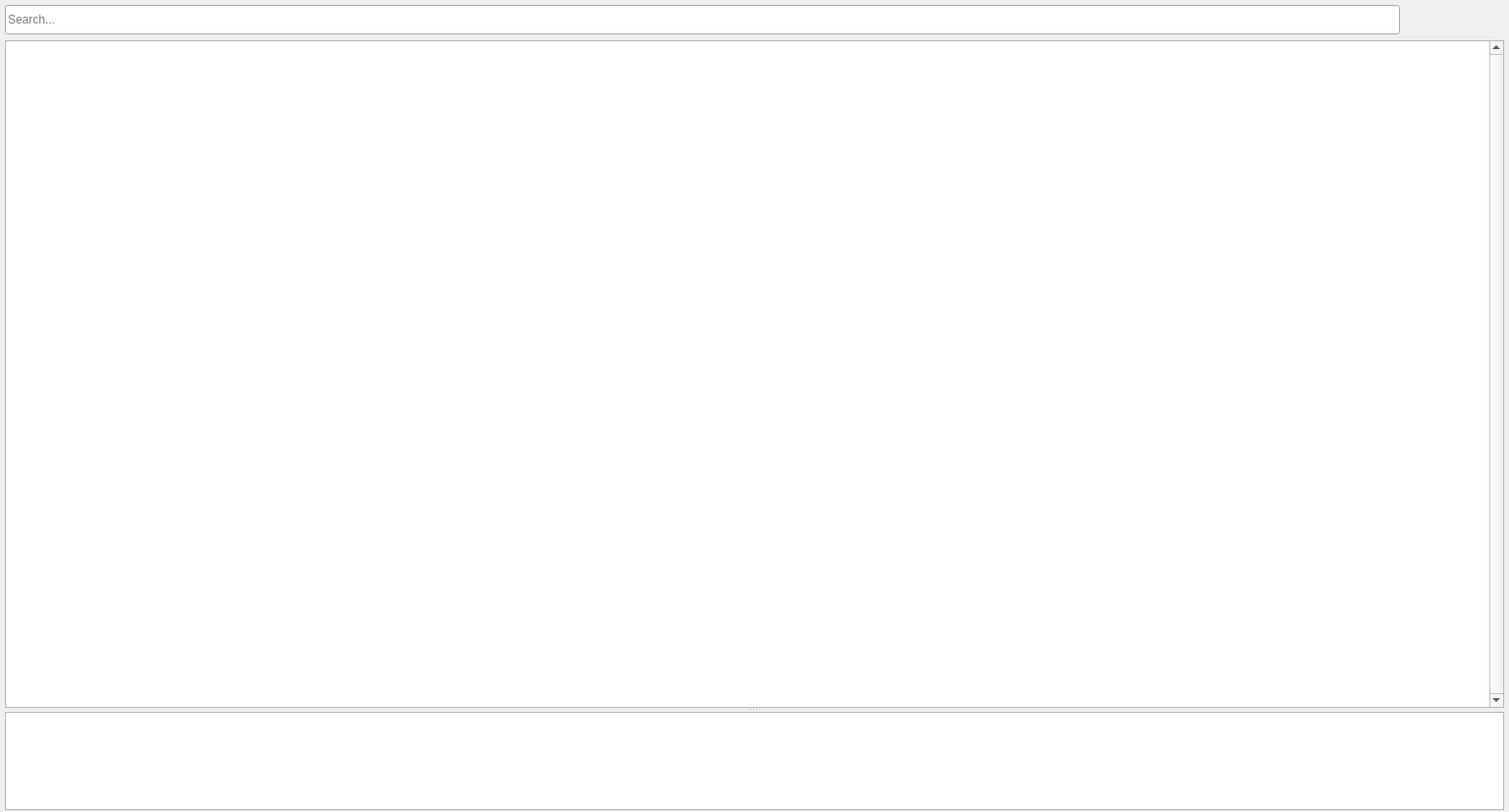
<?xml version="1.0" encoding="UTF-8"?>
<ui version="4.0">
 <class>table_container</class>
 <widget class="QWidget" name="table_container">
  <property name="geometry">
   <rect>
    <x>0</x>
    <y>0</y>
    <width>1536</width>
    <height>827</height>
   </rect>
  </property>
  <property name="sizePolicy">
   <sizepolicy hsizetype="Expanding" vsizetype="Expanding">
    <horstretch>0</horstretch>
    <verstretch>0</verstretch>
   </sizepolicy>
  </property>
  <property name="accessibleName">
   <string notr="true"/>
  </property>
  <property name="accessibleDescription">
   <string notr="true"/>
  </property>
  <widget class="QWidget" name="layoutWidget">
   <property name="geometry">
    <rect>
     <x>0</x>
     <y>0</y>
     <width>1536</width>
     <height>830</height>
    </rect>
   </property>
   <layout class="QVBoxLayout" name="verticalLayout">
    <property name="sizeConstraint">
     <enum>QLayout::SetNoConstraint</enum>
    </property>
    <property name="leftMargin">
     <number>5</number>
    </property>
    <property name="topMargin">
     <number>5</number>
    </property>
    <property name="rightMargin">
     <number>5</number>
    </property>
    <property name="bottomMargin">
     <number>5</number>
    </property>
    <item>
     <layout class="QHBoxLayout" name="horizontalLayout">
      <item>
       <widget class="QLineEdit" name="search_box">
        <property name="sizePolicy">
         <sizepolicy hsizetype="Expanding" vsizetype="Preferred">
          <horstretch>0</horstretch>
          <verstretch>0</verstretch>
         </sizepolicy>
        </property>
        <property name="minimumSize">
         <size>
          <width>0</width>
          <height>30</height>
         </size>
        </property>
        <property name="maximumSize">
         <size>
          <width>16777215</width>
          <height>30</height>
         </size>
        </property>
        <property name="sizeIncrement">
         <size>
          <width>0</width>
          <height>0</height>
         </size>
        </property>
        <property name="accessibleName">
         <string notr="true"/>
        </property>
        <property name="accessibleDescription">
         <string notr="true"/>
        </property>
        <property name="placeholderText">
         <string>Search...</string>
        </property>
       </widget>
      </item>
      <item>
       <widget class="QLabel" name="results_label">
        <property name="enabled">
         <bool>true</bool>
        </property>
        <property name="minimumSize">
         <size>
          <width>100</width>
          <height>0</height>
         </size>
        </property>
        <property name="maximumSize">
         <size>
          <width>100</width>
          <height>16777215</height>
         </size>
        </property>
        <property name="text">
         <string/>
        </property>
       </widget>
      </item>
     </layout>
    </item>
    <item>
     <widget class="QSplitter" name="splitter">
      <property name="orientation">
       <enum>Qt::Vertical</enum>
      </property>
      <widget class="QTableWidget" name="table">
       <property name="sizePolicy">
        <sizepolicy hsizetype="Expanding" vsizetype="Maximum">
         <horstretch>0</horstretch>
         <verstretch>0</verstretch>
        </sizepolicy>
       </property>
       <property name="minimumSize">
        <size>
         <width>0</width>
         <height>200</height>
        </size>
       </property>
       <property name="baseSize">
        <size>
         <width>0</width>
         <height>0</height>
        </size>
       </property>
       <property name="verticalScrollBarPolicy">
        <enum>Qt::ScrollBarAlwaysOn</enum>
       </property>
       <property name="autoScroll">
        <bool>false</bool>
       </property>
       <property name="alternatingRowColors">
        <bool>true</bool>
       </property>
       <property name="selectionMode">
        <enum>QAbstractItemView::SingleSelection</enum>
       </property>
       <property name="iconSize">
        <size>
         <width>16</width>
         <height>16</height>
        </size>
       </property>
       <property name="verticalScrollMode">
        <enum>QAbstractItemView::ScrollPerPixel</enum>
       </property>
       <property name="horizontalScrollMode">
        <enum>QAbstractItemView::ScrollPerItem</enum>
       </property>
       <property name="sortingEnabled">
        <bool>true</bool>
       </property>
       <attribute name="horizontalHeaderCascadingSectionResizes">
        <bool>true</bool>
       </attribute>
       <attribute name="horizontalHeaderShowSortIndicator" stdset="0">
        <bool>true</bool>
       </attribute>
      </widget>
      <widget class="QPlainTextEdit" name="log_window">
       <property name="enabled">
        <bool>true</bool>
       </property>
       <property name="sizePolicy">
        <sizepolicy hsizetype="Preferred" vsizetype="Minimum">
         <horstretch>0</horstretch>
         <verstretch>0</verstretch>
        </sizepolicy>
       </property>
       <property name="minimumSize">
        <size>
         <width>1000</width>
         <height>50</height>
        </size>
       </property>
       <property name="maximumSize">
        <size>
         <width>2000</width>
         <height>100</height>
        </size>
       </property>
       <property name="acceptDrops">
        <bool>false</bool>
       </property>
       <property name="accessibleName">
        <string notr="true"/>
       </property>
       <property name="accessibleDescription">
        <string notr="true"/>
       </property>
      </widget>
     </widget>
    </item>
   </layout>
  </widget>
 </widget>
 <tabstops>
  <tabstop>search_box</tabstop>
  <tabstop>table</tabstop>
  <tabstop>log_window</tabstop>
 </tabstops>
 <resources/>
 <connections/>
</ui>
